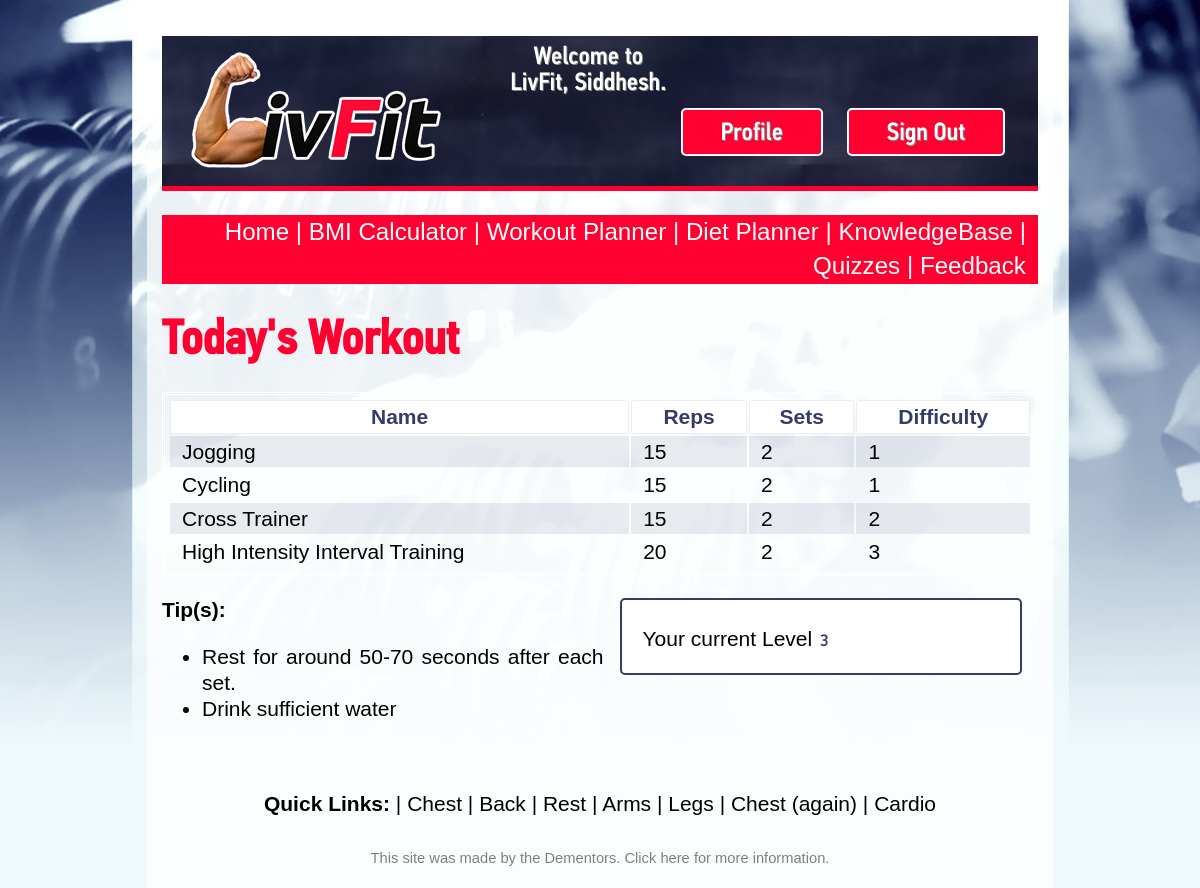
The app's page /wp_cardio.php (signed in) with its own data.
### tables this page shows
CREATE TABLE IF NOT EXISTS `workouts` (
  `Muscle` varchar(10) NOT NULL,
  `Exercise` varchar(40) NOT NULL,
  `Reps` int(2) NOT NULL,
  `Sets` int(2) NOT NULL,
  `Difficulty` int(1) NOT NULL,
  `Id` int(2) NOT NULL
);

### wp_cardio.php (the view, shortened to what this page needs)
<!DOCTYPE HTML>
<html>
	<head>
		<link rel="stylesheet" type="text/css" href="css/style.css">
	</head>
	<body>
		<?php include ("header.php"); ?>
		<?php include ("nav.php"); ?>
		<h1>Today's Workout</h1>
		<?php
			$sq = "SELECT difficulty FROM users WHERE username='".$_SESSION['current_user']."';";
			$result =  mysql_query($sq);
			while($row=mysql_fetch_array($result))
			{
				$udiff=$row[0];
			}
			$sq = "SELECT week FROM users WHERE username='".$_SESSION['current_user']."';";
			$result =  mysql_query($sq);
			while($row=mysql_fetch_array($result))
			{
				$week=$row[0];
			}
			echo "<table class='feedback_table'>
				<tr>
					<th>Name</th>
					<th>Reps</th>
					<th>Sets</th>
					<th>Difficulty</th> ";
			echo "</tr>";
			$sql="SELECT Exercise,Reps,Sets,Difficulty FROM workouts WHERE Muscle='Cardio' and Difficulty<= ".$udiff.";";
			$run=mysql_query($sql);
			while($row=mysql_fetch_array($run))
			{
				echo "<tr>";
				$name = $row[0];
				echo "<td>".$name."</td>";
				$reps = $row[1] + ($row[3]-1)*5;
				echo "<td>".$reps."</td>";
				$sets = $row[2] + ($week - 1);
				echo "<td>".$sets."</td>";
				$diff = $row[3];
				echo "<td>".$diff."</td>";
				echo "</tr>";
			}
			echo "</table>";
		?>
		<div id=content>
		<div id=seldif>
				<form class=formwhite>
					<br>Your current Level
					<input type=text class=bmioutput value="<?php echo $diff?>" readonly>
				</form>
		</div>
			<p><b>Tip(s):</b><ul><li>Rest for around 50-70 seconds after each set.</li><li>Drink sufficient water</li></ul>
		</div>
		<?php include ("wp_nav.php"); ?>
		<?php include ("footer.php"); ?>
	</body>
</html>

### css/style.css (style rules this page uses)
html { overflow-y: scroll; background: rgb(240,250,252); background-image: url("../images/ui/dumb_blue.jpg"); background-size: 100%; background-repeat: no-repeat; background-attachment: fixed; font-size: 21px; }
body { background: rgba(255,255,255,0.7); width: 73%; margin: 0 auto; font-family: "PF Din Light", sans-serif; line-height: 1.25em; padding: 0.7em; }
h1 { font-family: "PF Din Cond"; color: rgb(255,0,48); font-size: 2.3em; line-height: 0.9em; }
form { overflow: hidden; }
#content { text-align: justify; }
.bmioutput { border: 1px; font-family: "PF Din"; color: rgb(53,60,105); font-size: 0.8em; }
.formwhite { padding: 0em 1em 1em 1em; border: 2px solid rgb(53,60,105); border-radius: 5px; background: white; }
#seldif { float:right; padding: 1px 16px ; }
.feedback_table { width: 100%; padding: 3px; border: 3px white double; line-height: 1.5em; }
.feedback_table tr:nth-child(even) { background: rgba(53,60,105,0.1); }
.feedback_table th { background-color: white; color: rgb(53,60,105); border: 1px #EEE solid; border-radius: 3px; padding: 0px 12px; }
.feedback_table td { padding: 0px 12px; }

### records on screen
workouts: Exercise "Jogging", Reps "15", Sets "2", Difficulty "1"
workouts: Exercise "Cycling", Reps "15", Sets "2", Difficulty "1"
workouts: Exercise "Cross Trainer", reps "15", Sets "2", Difficulty "2"
workouts: Exercise "High Intensity Interval Training", reps "20", Sets "2", Difficulty "3"

### other values on screen
$_SESSION["current_user"] "Siddhesh"
